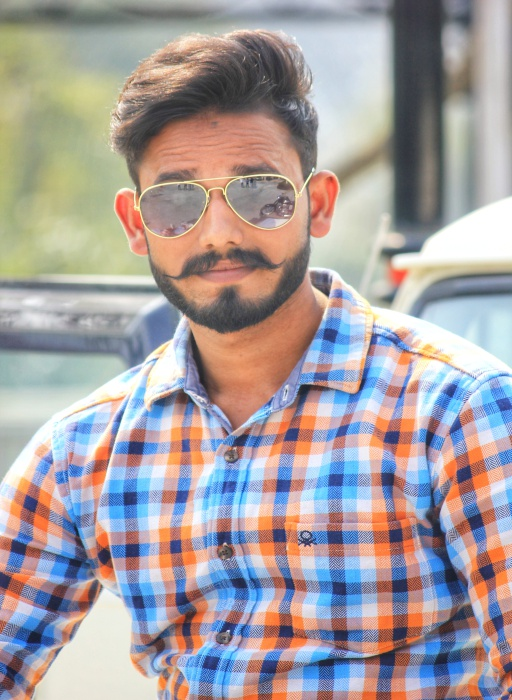
#> input picture data/my.JPG, 512 x 700 px, found by its file name
$ jupyter execute '5 - Image manipulation(Translation warpAffine).ipynb'
#> lines starting #> are read from the running program, lines starting #| are printed output that depends on the picture
# Transformation
are geometric distortions enacted upon an image.
We use transformation to correct distortions or perspective issues from arising from the point of view an image was captured.

### Types:
    -> Affine
    -> Non-Affine

[cell 1]
from IPython.display import Image

[cell 2]
Image('tutorial images/affine vs non affine.png')

# Translation
This is an affine transform that simpy shifts the position of an image.
We use cv2.warpAffine to implement these transformations

# warpAffine

### cv2.warpAffine(image, Translation matrix, (width, height))

#### Translation matrix

[cell 3]
Image('tutorial images/translation matrix.png')

[cell 4]
import cv2, numpy as np
image = cv2.imread('my.JPG')
#> image is the input picture: shape (700, 512, 3); mean B, G, R 160, 158.9, 167
#store height and width of the image
height, width = image.shape[:2]
#> height = 700; width = 512
quarter_height, quarter_width = height / 4, width / 4
#> quarter_height = 175; quarter_width = 128

#      [1 0 Tx]
# T = [0 1 Ty]

#T is our transition matrix
T = np.float32([[1, 0, -quarter_width], [0, 1, -quarter_height]])
#> T = [[1, 0, -128], [0, 1, -175]]

#We use warpAffine to transform the image using the matrix, T
img_translation = cv2.warpAffine(image, T, (width, height))
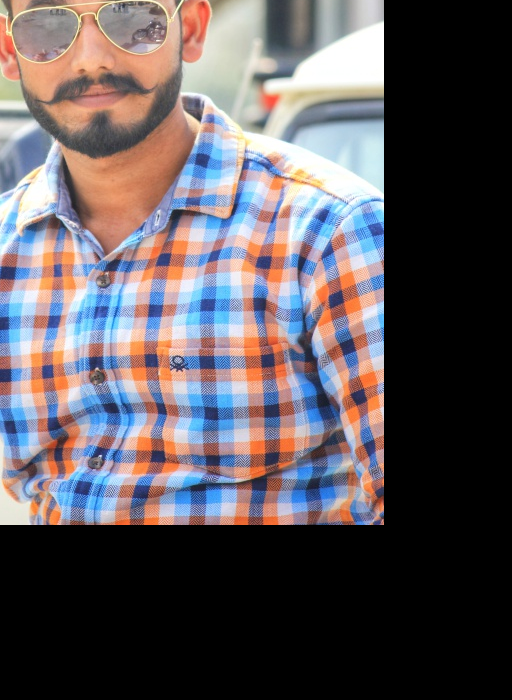
#> img_translation: shape (700, 512, 3); mean B, G, R 92.5, 88.2, 94.9
cv2.imshow('Translation', img_translation)
#cv2.imwrite('Translation.png', img_translation)
cv2.waitKey()
cv2.destroyAllWindows()

[cell 5]
print(T)
#| [[   1.    0. -128.]
#|  [   0.    1. -175.]]
